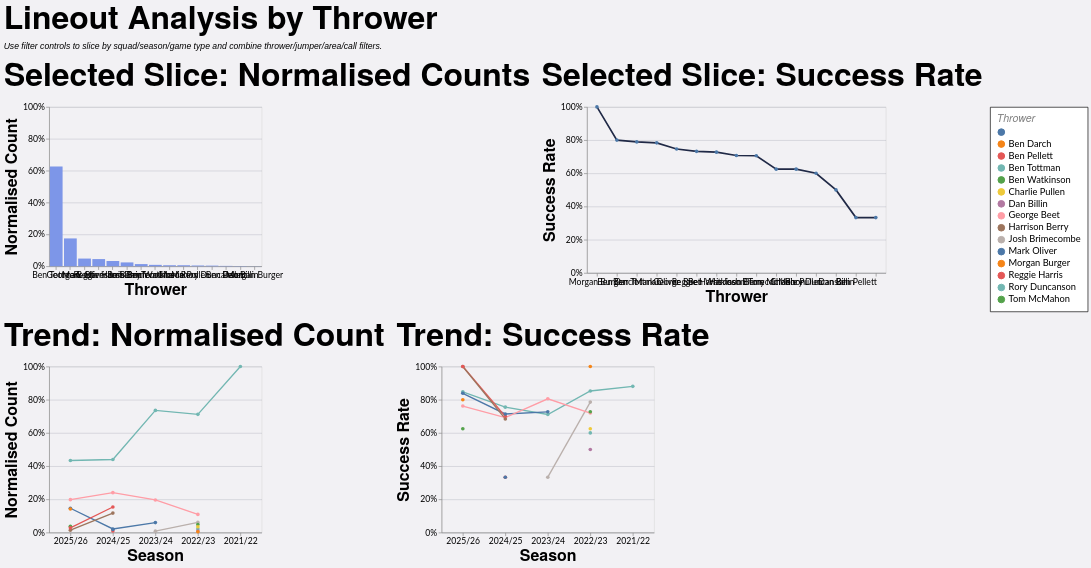

The specification (Vega-Lite) saved for this image:
### Vega-Lite specification from a JSON file in a GitHub repository (floating-point values rounded to 4 significant figures; data arrays with more than 128 entries replaced by an {"elided": "..."} marker saying what was removed)
{"config": {"axis": {"labelFont": "Lato, sans-serif", "titleFont": "PT Sans Narrow, Helvetica Neue, Helvetica, Arial, sans-serif", "labelFontSize": 13, "titleFontSize": 24, "gridColor": "#202947", "gridOpacity": 0.2}, "header": {"labelFont": "PT Sans Narrow, Helvetica Neue, Helvetica, Arial, sans-serif", "titleFont": "PT Sans Narrow, Helvetica Neue, Helvetica, Arial, sans-serif", "labelFontSize": 24, "titleFontSize": 28, "labelFontWeight": "bold", "orient": "left"}, "legend": {"labelFont": "Lato, sans-serif", "titleFont": "PT Sans Narrow, Helvetica Neue, Helvetica, Arial, sans-serif", "labelFontSize": 14, "titleFontSize": 16, "titlePadding": 5, "fillColor": "white", "strokeColor": "black", "padding": 10, "titleFontWeight": "lighter", "titleFontStyle": "italic", "titleColor": "gray", "offset": 10}, "title": {"font": "PT Sans Narrow, Helvetica Neue, Helvetica, Arial, sans-serif", "fontSize": 48, "fontWeight": "bold", "anchor": "start", "align": "center", "titlePadding": 20, "subtitlePadding": 10, "subtitleFontSize": 13, "subtitleColor": "", "subtitleFontStyle": "italic", "offset": 15, "color": "black"}, "axisX": {"labelAngle": 0}, "facet": {"title": null, "header": null, "align": {"row": "each", "column": "each"}}, "resolve": {"scale": {"y": "independent", "facet": "independent"}}, "background": "#f2f1f4"}, "vconcat": [{"hconcat": [{"mark": {"type": "bar", "color": "#7d96e8"}, "encoding": {"tooltip": [{"field": "thrower", "title": "Thrower", "type": "nominal"}, {"field": "attempts", "format": ",.0f", "title": "Lineouts", "type": "quantitative"}, {"field": "share", "format": ".1%", "title": "Normalised Count", "type": "quantitative"}], "x": {"field": "thrower", "sort": "-y", "title": "Thrower", "type": "nominal"}, "y": {"axis": {"format": "%"}, "field": "share", "scale": {"domain": [0, 1]}, "title": "Normalised Count", "type": "quantitative"}}, "height": 240, "title": "Selected Slice: Normalised Counts", "transform": [{"filter": "(loSquad == 'All' || datum.squad == loSquad) && (loGameType == 'All' || (loGameType == 'League + Cup' && (datum.game_type == 'League' || datum.game_type == 'Cup')) || (loGameType == 'League only' && datum.game_type == 'League') || datum.game_type == loGameType) && (loOpposition == 'All' || datum.opposition == loOpposition) && (loThrower == 'All' || datum.thrower == loThrower) && (loJumper == 'All' || datum.jumper == loJumper) && (loArea == 'All' || datum.area == loArea) && (loNumbers == 'All' || datum.numbers == loNumbers) && (loCall == 'All' || datum.call == loCall) && (loCallType == 'All' || datum.call_type == loCallType)"}, {"filter": "(loSeason == 'All' || datum.season == loSeason)"}, {"aggregate": [{"op": "count", "as": "attempts"}, {"op": "sum", "field": "won", "as": "won"}], "groupby": ["thrower"]}, {"joinaggregate": [{"op": "sum", "field": "attempts", "as": "total_attempts"}]}, {"calculate": "datum.attempts / datum.total_attempts", "as": "share"}, {"calculate": "datum.won / datum.attempts", "as": "success_rate"}], "width": 320}, {"mark": {"type": "line", "color": "#202946", "point": true, "strokeWidth": 2.5}, "encoding": {"tooltip": [{"field": "thrower", "title": "Thrower", "type": "nominal"}, {"field": "won", "format": ",.0f", "title": "Won", "type": "quantitative"}, {"field": "attempts", "format": ",.0f", "title": "Lineouts", "type": "quantitative"}, {"field": "success_rate", "format": ".1%", "title": "Success Rate", "type": "quantitative"}], "x": {"field": "thrower", "sort": "-y", "title": "Thrower", "type": "nominal"}, "y": {"axis": {"format": "%"}, "field": "success_rate", "scale": {"domain": [0, 1]}, "title": "Success Rate", "type": "quantitative"}}, "height": 250, "title": "Selected Slice: Success Rate", "transform": [{"filter": "(loSquad == 'All' || datum.squad == loSquad) && (loGameType == 'All' || (loGameType == 'League + Cup' && (datum.game_type == 'League' || datum.game_type == 'Cup')) || (loGameType == 'League only' && datum.game_type == 'League') || datum.game_type == loGameType) && (loOpposition == 'All' || datum.opposition == loOpposition) && (loThrower == 'All' || datum.thrower == loThrower) && (loJumper == 'All' || datum.jumper == loJumper) && (loArea == 'All' || datum.area == loArea) && (loNumbers == 'All' || datum.numbers == loNumbers) && (loCall == 'All' || datum.call == loCall) && (loCallType == 'All' || datum.call_type == loCallType)"}, {"filter": "(loSeason == 'All' || datum.season == loSeason)"}, {"aggregate": [{"op": "count", "as": "attempts"}, {"op": "sum", "field": "won", "as": "won"}], "groupby": ["thrower"]}, {"joinaggregate": [{"op": "sum", "field": "attempts", "as": "total_attempts"}]}, {"calculate": "datum.attempts / datum.total_attempts", "as": "share"}, {"calculate": "datum.won / datum.attempts", "as": "success_rate"}], "width": {"step": 30}}], "spacing": 16}, {"hconcat": [{"mark": {"type": "line", "point": true, "strokeWidth": 2}, "encoding": {"color": {"field": "thrower", "title": "Thrower", "type": "nominal"}, "tooltip": [{"field": "season", "title": "Season", "type": "nominal"}, {"field": "thrower", "title": "Thrower", "type": "nominal"}, {"field": "attempts", "format": ",.0f", "title": "Lineouts", "type": "quantitative"}, {"field": "norm_count", "format": ".1%", "title": "Normalised Count", "type": "quantitative"}], "x": {"field": "season", "sort": "-x", "title": "Season", "type": "nominal"}, "y": {"axis": {"format": "%"}, "field": "norm_count", "scale": {"domain": [0, 1]}, "title": "Normalised Count", "type": "quantitative"}}, "height": 250, "title": "Trend: Normalised Count", "transform": [{"filter": "(loSquad == 'All' || datum.squad == loSquad) && (loGameType == 'All' || (loGameType == 'League + Cup' && (datum.game_type == 'League' || datum.game_type == 'Cup')) || (loGameType == 'League only' && datum.game_type == 'League') || datum.game_type == loGameType) && (loOpposition == 'All' || datum.opposition == loOpposition) && (loThrower == 'All' || datum.thrower == loThrower) && (loJumper == 'All' || datum.jumper == loJumper) && (loArea == 'All' || datum.area == loArea) && (loNumbers == 'All' || datum.numbers == loNumbers) && (loCall == 'All' || datum.call == loCall) && (loCallType == 'All' || datum.call_type == loCallType)"}, {"aggregate": [{"op": "count", "as": "attempts"}, {"op": "sum", "field": "won", "as": "won"}], "groupby": ["season", "thrower"]}, {"joinaggregate": [{"op": "sum", "field": "attempts", "as": "season_attempts"}], "groupby": ["season"]}, {"calculate": "datum.attempts / datum.season_attempts", "as": "norm_count"}, {"calculate": "datum.won / datum.attempts", "as": "success_rate"}], "width": 320}, {"mark": {"type": "line", "point": true, "strokeWidth": 2}, "encoding": {"color": {"field": "thrower", "title": "Thrower", "type": "nominal"}, "tooltip": [{"field": "season", "title": "Season", "type": "nominal"}, {"field": "thrower", "title": "Thrower", "type": "nominal"}, {"field": "won", "format": ",.0f", "title": "Won", "type": "quantitative"}, {"field": "attempts", "format": ",.0f", "title": "Lineouts", "type": "quantitative"}, {"field": "success_rate", "format": ".1%", "title": "Success Rate", "type": "quantitative"}], "x": {"field": "season", "sort": "-x", "title": "Season", "type": "nominal"}, "y": {"axis": {"format": "%"}, "field": "success_rate", "scale": {"domain": [0, 1]}, "title": "Success Rate", "type": "quantitative"}}, "height": 250, "title": "Trend: Success Rate", "transform": [{"filter": "(loSquad == 'All' || datum.squad == loSquad) && (loGameType == 'All' || (loGameType == 'League + Cup' && (datum.game_type == 'League' || datum.game_type == 'Cup')) || (loGameType == 'League only' && datum.game_type == 'League') || datum.game_type == loGameType) && (loOpposition == 'All' || datum.opposition == loOpposition) && (loThrower == 'All' || datum.thrower == loThrower) && (loJumper == 'All' || datum.jumper == loJumper) && (loArea == 'All' || datum.area == loArea) && (loNumbers == 'All' || datum.numbers == loNumbers) && (loCall == 'All' || datum.call == loCall) && (loCallType == 'All' || datum.call_type == loCallType)"}, {"aggregate": [{"op": "count", "as": "attempts"}, {"op": "sum", "field": "won", "as": "won"}], "groupby": ["season", "thrower"]}, {"joinaggregate": [{"op": "sum", "field": "attempts", "as": "season_attempts"}], "groupby": ["season"]}, {"calculate": "datum.attempts / datum.season_attempts", "as": "norm_count"}, {"calculate": "datum.won / datum.attempts", "as": "success_rate"}], "width": 320}], "spacing": 16}], "data": {"name": "data-a65677e804bf828a00270f35a3ac9793"}, "params": [{"name": "loSquad", "value": "All"}, {"name": "loSeason", "value": "All"}, {"name": "loGameType", "value": "All"}, {"name": "loOpposition", "value": "All"}, {"name": "loThrower", "value": "All"}, {"name": "loJumper", "value": "All"}, {"name": "loArea", "value": "All"}, {"name": "loNumbers", "value": "All"}, {"name": "loCall", "value": "All"}, {"name": "loCallType", "value": "All"}], "spacing": 22, "title": {"text": "Lineout Analysis by Thrower", "subtitle": "Use filter controls to slice by squad/season/game type and combine thrower/jumper/area/call filters."}, "$schema": "https://vega.github.io/schema/vega-lite/v5.20.1.json", "datasets": {"data-a65677e804bf828a00270f35a3ac9793": {"elided": "1242 records"}}}
